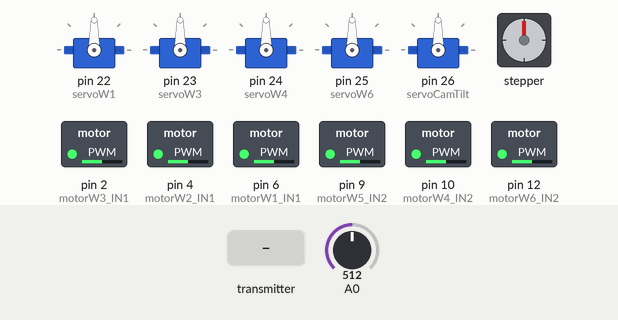
A sketch run on a simulated Arduino Mega 2560, built with avr-gcc and run on an emulated ATmega2560. Parts: 5 × servo, stepper motor, switched loads named in the sketch (green lamp = pin HIGH). Inputs (shaded band) come from the test bench; at power-on: A0 = 512. Stepper angles assume 200 steps per turn.

Above: at 1.2 s.
1.3 s: the transmitter starts sending readChannel.1 = 1000
At 3.7 s:
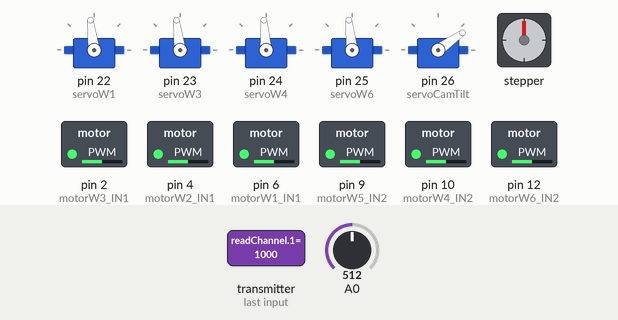
4.3 s: the transmitter starts sending readChannel.3 = 1000
At 4.45 s:
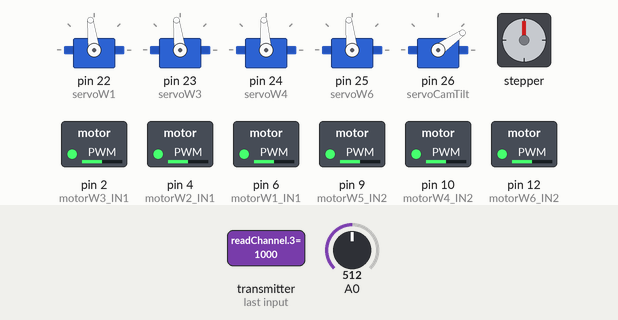
7.3 s: the transmitter starts sending readChannel.0 = 1000
At 7.47 s:
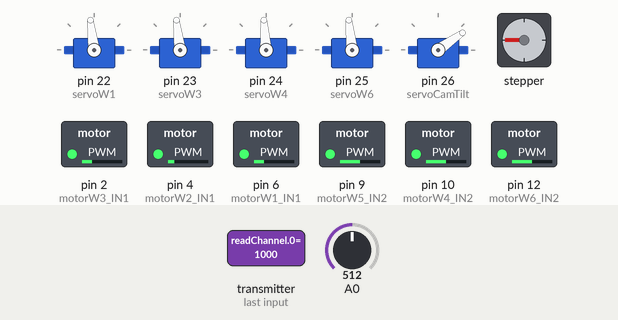
10.3 s: the transmitter starts sending readChannel.2 = 1000
At 10.51 s:
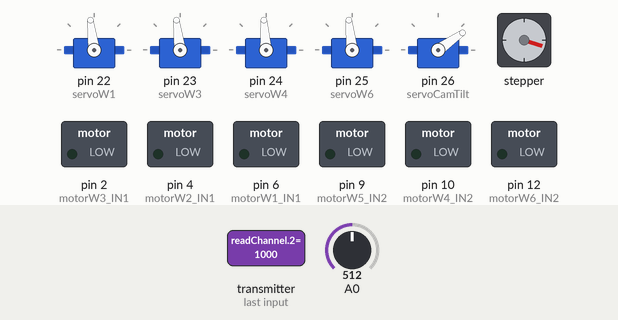
13.3 s: the transmitter starts sending readChannel.1 = 2000
At 13.53 s:
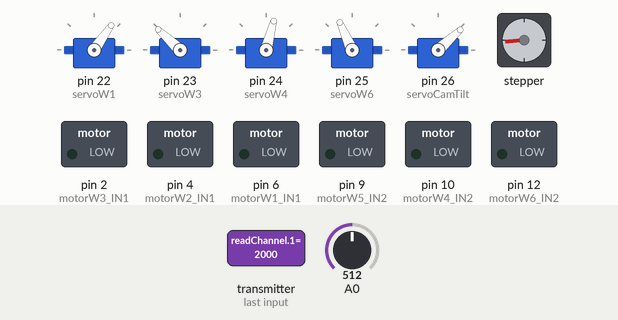
16.3 s: the transmitter starts sending readChannel.0 = 1250
At 16.66 s:
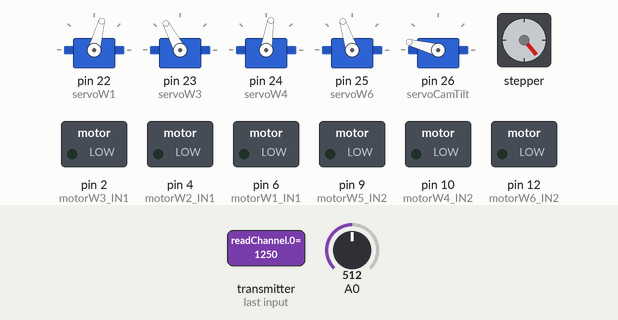
Timing chart, 0 to 22.5 s (numbered marks = the images above; inputs shaded):
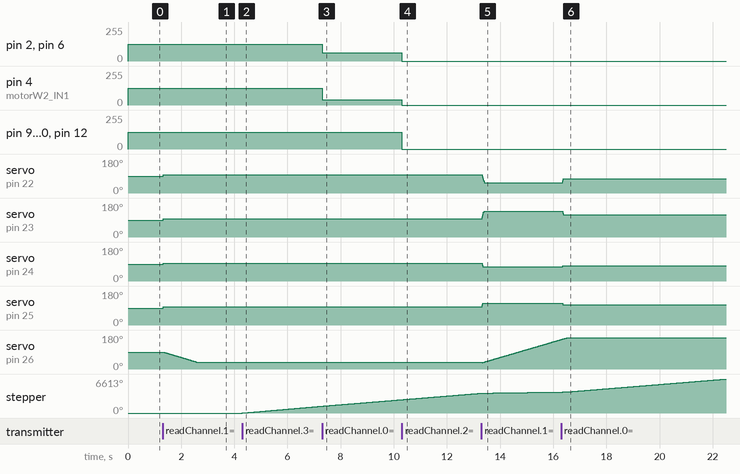

The sketch:

Mars_Rover.ino
```cpp
/*
 *    Mars Rover - Arduino Code
 *    by Dejan, www.HowToMechatronics.com
 *
 *   Libraries:
 *   ServoEasing: https://github.com/ArminJo/ServoEasing
 *   IBusBM: https://github.com/bmellink/IBusBM
 *   AccelStepper:http://www.airspayce.com/mikem/arduino/AccelStepper/index.html
 */

 /*

 Edits by RobertJN64 under the MIT license.

 */

// #define DEBUG_PRINT_CHANNELS //enable serial plotter of RC transmitter channel values
#define ENABLE_NORMAL_CONTROL //enables normal motor and steering control - disable for debug
//#define FORCE_MOTORS_ON //set motor speed to ch2_motor_speed regardless of other cmds

#include <Servo.h>
#include <ServoEasing.hpp> //RJN EDIT - changed to .hpp b/c compiler errs on Arduino IDE 2.0
#include <IBusBM.h>
#include <AccelStepper.h>

#define motorW1_IN1 6
#define motorW1_IN2 7
#define motorW2_IN1 4
#define motorW2_IN2 5
#define motorW3_IN1 2
#define motorW3_IN2 3
#define motorW4_IN1 13
#define motorW4_IN2 10
#define motorW5_IN1 8
#define motorW5_IN2 9
#define motorW6_IN1 11
#define motorW6_IN2 12

ServoEasing servoW1;
ServoEasing servoW3;
ServoEasing servoW4;
ServoEasing servoW6;
ServoEasing servoCamTilt;

AccelStepper camPanStepper(1, 46, 45);  //(Type:driver, STEP, DIR) - Stepper1

IBusBM IBus;
IBusBM IBusSensor;

int angle = 0;   // servo position in degrees
int ch0_rover_steer, ch1_cam_tilt, ch2_motor_speed, ch3_cam_pan, ch6_drive_direction = 0;
int servo1Angle = 90;
int servo3Angle = 90;
int servo4Angle = 90;
int servo6Angle = 90;
int s = 0; // rover speed
int r = 0; // turning radius
int m1, m2, m3, m4, m5, m6;
int camTilt = 90;
int camPan = 0;
float speed1, speed2, speed3 = 0;
float speed1PWM, speed2PWM, speed3PWM = 0;
float thetaInnerFront, thetaInnerBack, thetaOuterFront, thetaOuterBack = 0;


float d1 = 271; // distance in mm
float d2 = 278;
float d3 = 301;
float d4 = 304;


void setup() {

  /*
     Use this if you need to change the frequency of the PWM signals
    TCCR4B = TCCR4B & B11111000 | B00000101;     // D6,D7,D8 PWM frequency of 30.64 Hz
    TCCR2B = TCCR2B & B11111000 | B00000111;   // D9, D10 PWM frequency of 30.64 Hz
    TCCR1B = TCCR1B & B11111000 | B00000101;   // D11, D12  PWM frequency of 30.64 Hz
    TCCR5B = TCCR5B & B11111000 | B00000101; // D4, D13 PWM frequency of 30.64 Hz
    TCCR3B = TCCR3B & B11111000 | B00000101;    // D2, D3, D5 PWM frequency of 30.64 Hz
  */

  Serial.begin(115200);
  IBus.begin(Serial1, IBUSBM_NOTIMER); // Servo iBUS
  IBusSensor.begin(Serial2, IBUSBM_NOTIMER); // Sensor iBUS

  IBusSensor.addSensor(IBUSS_INTV); // add voltage sensor

  servoW1.attach(22);
  servoW3.attach(23);
  servoW4.attach(24);
  servoW6.attach(25);
  servoCamTilt.attach(26);

  servoW1.write(90);
  servoW3.write(90);
  servoW4.write(90);
  servoW6.write(90);
  servoCamTilt.write(90);

  servoW1.setSpeed(550);
  servoW3.setSpeed(550);
  servoW4.setSpeed(550);
  servoW6.setSpeed(550);
  servoCamTilt.setSpeed(200);

  camPanStepper.setMaxSpeed(1000);
  camPan = 0;
  camTilt = 90;


  // DC Motors
  // Motor Wheel 1 - Left Front
  digitalWrite(motorW1_IN1, LOW);   // PWM value
  digitalWrite(motorW1_IN2, LOW); // Forward
  // Motor Wheel 2 - Left Middle
  digitalWrite(motorW2_IN1, LOW);
  digitalWrite(motorW2_IN2, LOW);
  // Motor Wheel 3 - Left Back
  digitalWrite(motorW3_IN1, LOW);
  digitalWrite(motorW3_IN2, LOW);
  // right side motors move in opposite direction
  // Motor Wheel 4 - Right Front
  digitalWrite(motorW4_IN1, LOW);
  digitalWrite(motorW4_IN2, LOW);
  // Motor Wheel 5 - Right Middle
  digitalWrite(motorW5_IN1, LOW);
  digitalWrite(motorW5_IN2, LOW);
  // Motor Wheel 6 - Right Back
  digitalWrite(motorW6_IN1, LOW);
  digitalWrite(motorW6_IN2, LOW);


}

void loop() {
  // Reading the data comming from the RC Transmitter
  IBus.loop();
  // ALL CHANNELS ARE +1 from what it says on the flysky transmitter
  ch0_rover_steer = IBus.readChannel(0);  //right stick horizontal
  ch1_cam_tilt = IBus.readChannel(1); // right stick vertical
  ch2_motor_speed = IBus.readChannel(2); // left stick vertical
  ch3_cam_pan = IBus.readChannel(3); // left stick horizontal
  ch6_drive_direction = IBus.readChannel(6); // SWITCH_A (top left switch) - to configure this: follow this video https://www.youtube.com/watch?v=JZQoHmLqZYg

  // Convertign the incoming data
  // Steering right
  if (ch0_rover_steer > 1515) {
    r = map(ch0_rover_steer, 1515, 2000, 1400, 600); // turining radius from 1400mm to 600mm
  }
  // Steering left
  else if (ch0_rover_steer < 1485) {
    r = map(ch0_rover_steer, 1485, 1000, 1400, 600); // turining radius from 600mm to 1400mm
  }
  // Rover speed in % from 0 to 100
  s = map(ch2_motor_speed, 1000, 2000, 0, 100); // rover speed from 0% to 100%

  // Camera head steering
  if (ch1_cam_tilt < 1485 ) {
    if (camTilt >= 35) {
      camTilt--;
      delay(20);
    }
  }
  if (ch1_cam_tilt > 1515 ) {
    if (camTilt <= 165) {
      camTilt++;
      delay(20);
    }
  }
  servoCamTilt.startEaseTo(camTilt); // Camera tilt

  if (ch3_cam_pan >= 1000 && ch3_cam_pan < 1485) {
    camPan = map(ch3_cam_pan, 1000, 1485, 400, 0);
  }
  else if (ch3_cam_pan > 1515 && ch3_cam_pan <= 2000) {
    camPan = map(ch3_cam_pan, 1515, 2000, 0, -400);
  }
  else {
    camPan = 0;
  }
  camPanStepper.setSpeed(camPan);    // Camera pan
  camPanStepper.run();


  calculateMotorsSpeed();
  calculateServoAngle();

#ifdef DEBUG_PRINT_CHANNELS
  Serial.print("ch0_rover_steer:");
  Serial.print(ch0_rover_steer);
  Serial.print(",ch1_cam_tilt:");
  Serial.print(ch1_cam_tilt);
  Serial.print(",ch2_motor_speed:");
  Serial.print(ch2_motor_speed);
  Serial.print(",ch3_cam_pan:");
  Serial.print(ch3_cam_pan);
  Serial.print(",ch6_drive_direction:");
  Serial.println(ch6_drive_direction);
#endif

#ifdef FORCE_MOTORS_ON
  // Motor Wheel 1 - Left Front
  digitalWrite(motorW1_IN1, LOW);
  analogWrite(motorW1_IN2, speed1PWM);
  // Motor Wheel 2 - Left Middle
  digitalWrite(motorW2_IN1, LOW);
  analogWrite(motorW2_IN2, speed1PWM);
  // Motor Wheel 3 - Left Back
  digitalWrite(motorW3_IN1, LOW);
  analogWrite(motorW3_IN2, speed1PWM);
  // Motor Wheel 4 - Right Front
  digitalWrite(motorW4_IN1, LOW);
  analogWrite(motorW4_IN2, speed1PWM);
  // Motor Wheel 5 - Right Middle
  digitalWrite(motorW5_IN1, LOW);
  analogWrite(motorW5_IN2, speed1PWM);
  // Motor Wheel 6 - Right Back
  digitalWrite(motorW6_IN1, LOW);
  analogWrite(motorW6_IN2, speed1PWM);
#endif


#ifdef ENABLE_NORMAL_CONTROL
  // Steer right
  if (ch0_rover_steer > 1515) {
    // Servo motors
    // Outer wheels
    servoW1.startEaseTo(97 + thetaInnerFront); // front wheel steer right
    servoW3.startEaseTo(97 - thetaInnerBack); // back wheel steer left for overall steering to the right of the rover
    // Inner wheels
    servoW4.startEaseTo(94 + thetaOuterFront);
    servoW6.startEaseTo(96 - thetaOuterBack);

    // DC Motors
    if (ch6_drive_direction < 1500) { // Move forward
      // Motor Wheel 1 - Left Front
      analogWrite(motorW1_IN1, speed1PWM);   // Outer wheels running at speed1 - max speed
      digitalWrite(motorW1_IN2, LOW);
      // Motor Wheel 2 - Left Middle
      analogWrite(motorW2_IN1, speed1PWM);
      digitalWrite(motorW2_IN2, LOW);
      // Motor Wheel 3 - Left Back
      analogWrite(motorW3_IN1, speed1PWM);
      digitalWrite(motorW3_IN2, LOW);
      // right side motors move in opposite direction
      // Motor Wheel 4 - Right Front
      digitalWrite(motorW4_IN1, LOW);
      analogWrite(motorW4_IN2, speed2PWM); // Inner front wheel running at speed2 - lower speed
      // Motor Wheel 5 - Right Middle
      digitalWrite(motorW5_IN1, LOW);
      analogWrite(motorW5_IN2, speed3PWM); // Inner middle wheel running at speed3 - lowest speed
      // Motor Wheel 6 - Right Back
      digitalWrite(motorW6_IN1, LOW);
      analogWrite(motorW6_IN2, speed2PWM); // Inner back wheel running at speed2 - lower speed
    }
    else if (ch6_drive_direction > 1500) {
      // Motor Wheel 1 - Left Front
      digitalWrite(motorW1_IN1, LOW);   // Outer wheels running at speed1 - max speed
      analogWrite(motorW1_IN2, speed1PWM);
      // Motor Wheel 2 - Left Middle
      digitalWrite(motorW2_IN1, LOW);
      analogWrite(motorW2_IN2, speed1PWM);
      // Motor Wheel 3 - Left Back
      digitalWrite(motorW3_IN1, LOW);
      analogWrite(motorW3_IN2, speed1PWM);
      // right side motors move in opposite direction
      // Motor Wheel 4 - Right Front
      analogWrite(motorW4_IN1, speed2PWM);
      digitalWrite(motorW4_IN2, LOW); // Inner front wheel running at speed2 - lower speed
      // Motor Wheel 5 - Right Middle
      analogWrite(motorW5_IN1, speed3PWM);
      digitalWrite(motorW5_IN2, LOW); // Inner middle wheel running at speed3 - lowest speed
      // Motor Wheel 6 - Right Back
      analogWrite(motorW6_IN1, speed2PWM);
      digitalWrite(motorW6_IN2, LOW); // Inner back wheel running at speed2 - lower speed
    }
  }

  // Steer left
  else if (ch0_rover_steer < 1485) {
    // Servo motors
    servoW1.startEaseTo(97 - thetaOuterFront);
    servoW3.startEaseTo(97 + thetaOuterBack);
    servoW4.startEaseTo(94 - thetaInnerFront);
    servoW6.startEaseTo(96 + thetaInnerBack);

    // DC Motors
    if (ch6_drive_direction < 1500) { // Move forward
      // Motor Wheel 1 - Left Front
      analogWrite(motorW1_IN1, speed2PWM);   // PWM value
      digitalWrite(motorW1_IN2, LOW); // Forward
      // Motor Wheel 2 - Left Middle
      analogWrite(motorW2_IN1, speed3PWM);
      digitalWrite(motorW2_IN2, LOW);
      // Motor Wheel 3 - Left Back
      analogWrite(motorW3_IN1, speed2PWM);
      digitalWrite(motorW3_IN2, LOW);
      // Motor Wheel 4 - Right Front
      // right side motors move in opposite direction
      digitalWrite(motorW4_IN1, LOW);
      analogWrite(motorW4_IN2, speed1PWM);
      // Motor Wheel 5 - Right Middle
      digitalWrite(motorW5_IN1, LOW);
      analogWrite(motorW5_IN2, speed1PWM);
      // Motor Wheel 6 - Right Back
      digitalWrite(motorW6_IN1, LOW);
      analogWrite(motorW6_IN2, speed1PWM);
    }
    else if (ch6_drive_direction > 1500) { // Move backward
      // Motor Wheel 1 - Left Front
      digitalWrite(motorW1_IN1, LOW);   // PWM value
      analogWrite(motorW1_IN2, speed2PWM); // Forward
      // Motor Wheel 2 - Left Middle
      digitalWrite(motorW2_IN1, LOW);
      analogWrite(motorW2_IN2, speed3PWM);
      // Motor Wheel 3 - Left Back
      digitalWrite(motorW3_IN1, LOW);
      analogWrite(motorW3_IN2, speed2PWM);
      // Motor Wheel 4 - Right Front
      // right side motors move in opposite direction
      analogWrite(motorW4_IN1, speed1PWM);
      digitalWrite(motorW4_IN2, LOW);
      // Motor Wheel 5 - Right Middle
      analogWrite(motorW5_IN1, speed1PWM);
      digitalWrite(motorW5_IN2, LOW);
      // Motor Wheel 6 - Right Back
      analogWrite(motorW6_IN1, speed1PWM);
      digitalWrite(motorW6_IN2, LOW);
    }
  }

  // Move straight
  else {
    servoW1.startEaseTo(97);
    servoW3.startEaseTo(97);
    servoW4.startEaseTo(94);
    servoW6.startEaseTo(96);

    // DC Motors
    if (ch6_drive_direction < 1500) {
      // Motor Wheel 1 - Left Front
      analogWrite(motorW1_IN1, speed1PWM);  // all wheels move at the same speed
      digitalWrite(motorW1_IN2, LOW); // Forward
      // Motor Wheel 2 - Left Middle
      analogWrite(motorW2_IN1, speed1PWM);
      digitalWrite(motorW2_IN2, LOW);
      // Motor Wheel 3 - Left Back
      analogWrite(motorW3_IN1, speed1PWM);
      digitalWrite(motorW3_IN2, LOW);
      // right side motors move in opposite direction
      // Motor Wheel 4 - Right Front
      digitalWrite(motorW4_IN1, LOW);
      analogWrite(motorW4_IN2, speed1PWM);
      // Motor Wheel 5 - Right Middle
      digitalWrite(motorW5_IN1, LOW);
      analogWrite(motorW5_IN2, speed1PWM);
      // Motor Wheel 6 - Right Back
      digitalWrite(motorW6_IN1, LOW);
      analogWrite(motorW6_IN2, speed1PWM);
    }
    else if (ch6_drive_direction > 1500) {
      // Motor Wheel 1 - Left Front
      digitalWrite(motorW1_IN1, LOW);  // all wheels move at the same speed
      analogWrite(motorW1_IN2, speed1PWM); // Forward
      // Motor Wheel 2 - Left Middle
      digitalWrite(motorW2_IN1, LOW);
      analogWrite(motorW2_IN2, speed1PWM);
      // Motor Wheel 3 - Left Back
      digitalWrite(motorW3_IN1, LOW);
      analogWrite(motorW3_IN2, speed1PWM);
      // right side motors move in opposite direction
      // Motor Wheel 4 - Right Front
      analogWrite(motorW4_IN1, speed1PWM);
      digitalWrite(motorW4_IN2, LOW);
      // Motor Wheel 5 - Right Middle
      analogWrite(motorW5_IN1, speed1PWM);
      digitalWrite(motorW5_IN2, LOW);
      // Motor Wheel 6 - Right Back
      analogWrite(motorW6_IN1, speed1PWM);
      digitalWrite(motorW6_IN2, LOW);
    }
  }
#endif

  // Monitor the battery voltage
  int sensorValue = analogRead(A0);
  float voltage = sensorValue * (5.00 / 1023.00) * 3.02; // Convert the reading values from 5v to suitable 12V
  // Send battery voltage value to transmitter
  IBusSensor.loop();
  IBusSensor.setSensorMeasurement(1, voltage * 100);
}

void calculateMotorsSpeed() {
  // if no steering, all wheels speed is the same - straight move
  if (ch0_rover_steer > 1485 && ch0_rover_steer < 1515) {
    speed1 = speed2 = speed3 = s;
  }
  // when steering, wheels speed depend on the turning radius value
  else {
    // Outer wheels, furthest wheels from turning point, have max speed
    // Due to the rover geometry, all three outer wheels should rotate almost with the same speed. They differe only 1% so we asume they are the same.
    speed1 = s;
    // Inner front and back wheels are closer to the turing point and have lower speeds compared to the outer speeds
    speed2 = s * sqrt(pow(d3, 2) + pow((r - d1), 2)) / (r + d4);
    // Inner middle wheel is closest to the turning point, has the lowest speed
    speed3 = s * (r - d4) / (r + d4);
  }

  // speed value from 0 to 100% to PWM value from 0 to 255
  speed1PWM = map(round(speed1), 0, 100, 0, 255);
  speed2PWM = map(round(speed2), 0, 100, 0, 255);
  speed3PWM = map(round(speed3), 0, 100, 0, 255);
}

void calculateServoAngle() {
  // Calculate the angle for each servo for the input turning radius "r"
  thetaInnerFront = round((atan((d3 / (r + d1)))) * 180 / PI);
  thetaInnerBack = round((atan((d2 / (r + d1)))) * 180 / PI);
  thetaOuterFront = round((atan((d3 / (r - d1)))) * 180 / PI);
  thetaOuterBack = round((atan((d2 / (r - d1)))) * 180 / PI);

}
```

Measured:
- after the input at 1.3 s, servo on pin 22 (servoW1), servo on pin 23 (servoW3): 90° → 97° at once; servo on pin 24 (servoW4): 90° → 94° at once; servo on pin 25 (servoW6): 90° → 96° at once; servo on pin 26 (servoCamTilt): moves from 90° to 35° over 1.3 s, starting at once
- after the input at 4.3 s, stepper: keeps turning clockwise at about 446°/s, starting at once
- after the input at 7.3 s, pin 2 (motorW3_IN1), pin 6 (motorW1_IN1): 127/255 → 63/255 at once; pin 4 (motorW2_IN1): 127/255 → 40/255 at once
- after the input at 10.3 s, pin 2 (motorW3_IN1), pin 6 (motorW1_IN1): 63/255 → 0/255 at once; pin 4 (motorW2_IN1): 40/255 → 0/255 at once; pin 9 (motorW5_IN2), pin 10 (motorW4_IN2), pin 12 (motorW6_IN2): 127/255 → 0/255 at once
- after the input at 13.3 s, servo on pin 22 (servoW1): 97° → 55° at once; servo on pin 23 (servoW3): 97° → 137° at once; servo on pin 24 (servoW4): 94° → 75° at once; servo on pin 25 (servoW6): 96° → 114° at once
- after the input at 16.3 s, servo on pin 22 (servoW1): 55° → 75° after 0.06 s; servo on pin 23 (servoW3): 137° → 118° after 0.06 s; servo on pin 24 (servoW4): 75° → 81° after 0.06 s; servo on pin 25 (servoW6): 114° → 108° after 0.06 s
